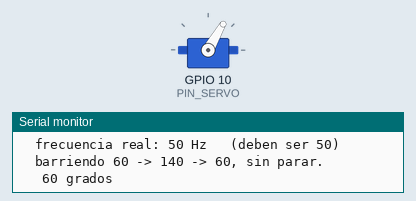
Simulated run of this sketch. Board: ESP32-S3. On the bench: servo, the last lines printed to the serial monitor. Servo pulses on a pin are drawn as a servo (544–2400 µs = 0–180°).

Above: at 2.95 s.
At 4.35 s:
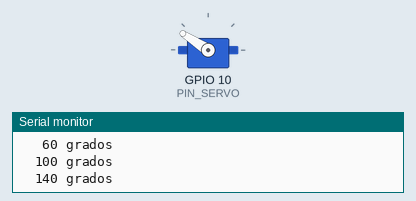
At 5.7 s:
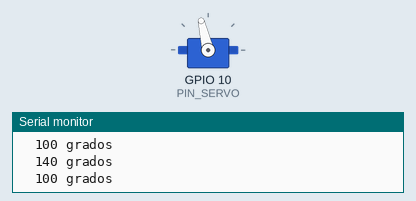
Timing chart, 0 to 11.0 s (numbered marks = the images above):
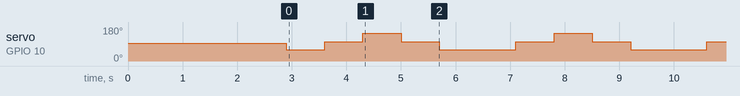

Measured:
- by itself, servo on GPIO 10 (PIN_SERVO): repeats every 3.5 s: 103° 0.70 s, 147° 0.70 s, 103° 0.70 s, 60° 1.4 s

The sketch:

dante_servo.ino
```cpp
/* Dante · prueba aislada del servo (GPIO10).
   El ESP32-S3 admite como maximo 14 bits de resolucion en el LEDC, no 16.
   Por eso buscamos la resolucion mas alta que la placa acepte en vez de
   suponerla, y calculamos el pulso a partir de la que consiguio. */

static const int PIN_SERVO = 10;
static int bits = 0;             // la que acepto la placa

static bool servo_grados(int g) {
  if (g < 0) g = 0; else if (g > 180) g = 180;
  uint32_t us   = 500 + (uint32_t)g * 2000 / 180;   // 0.5 ms .. 2.5 ms
  uint32_t tope = (1UL << bits) - 1;
  return ledcWrite(PIN_SERVO, (uint32_t)((uint64_t)us * tope / 20000));
}

void setup() {
  Serial.begin(115200);
  delay(2500);
  Serial.println("\n=== prueba del servo en GPIO10 ===");

  for (int b = 16; b >= 10 && !bits; b--)
    if (ledcAttach(PIN_SERVO, 50, b)) bits = b;

  if (!bits) { Serial.println("  NINGUNA resolucion funciono."); return; }

  Serial.printf("  resolucion aceptada: %d bits  (tope %lu)\n",
                bits, (unsigned long)((1UL << bits) - 1));
  servo_grados(90);
  delay(400);
  Serial.printf("  frecuencia real: %lu Hz   (deben ser 50)\n",
                (unsigned long)ledcReadFreq(PIN_SERVO));
  Serial.println("\n  barriendo 60 -> 140 -> 60, sin parar.");
}

void loop() {
  if (!bits) { delay(1000); return; }
  for (int g = 60; g <= 140; g += 40) { servo_grados(g); Serial.printf("  %3d grados\n", g); delay(700); }
  for (int g = 100; g >= 60; g -= 40) { servo_grados(g); Serial.printf("  %3d grados\n", g); delay(700); }
}
```
